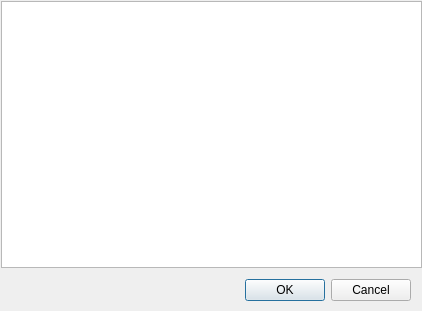
<?xml version="1.0" encoding="UTF-8"?>
<ui version="4.0">
 <class>QJoystickEnumerator</class>
 <widget class="QDialog" name="QJoystickEnumerator">
  <property name="geometry">
   <rect>
    <x>0</x>
    <y>0</y>
    <width>422</width>
    <height>311</height>
   </rect>
  </property>
  <property name="minimumSize">
   <size>
    <width>422</width>
    <height>311</height>
   </size>
  </property>
  <property name="maximumSize">
   <size>
    <width>422</width>
    <height>311</height>
   </size>
  </property>
  <property name="windowTitle">
   <string>Select a Joystick</string>
  </property>
  <property name="windowOpacity">
   <double>0.950000000000000</double>
  </property>
  <widget class="QDialogButtonBox" name="buttonBox">
   <property name="geometry">
    <rect>
     <x>210</x>
     <y>270</y>
     <width>201</width>
     <height>41</height>
    </rect>
   </property>
   <property name="orientation">
    <enum>Qt::Horizontal</enum>
   </property>
   <property name="standardButtons">
    <set>QDialogButtonBox::Cancel|QDialogButtonBox::Ok</set>
   </property>
  </widget>
  <widget class="QListWidget" name="joystickList">
   <property name="geometry">
    <rect>
     <x>1</x>
     <y>1</y>
     <width>421</width>
     <height>267</height>
    </rect>
   </property>
  </widget>
 </widget>
 <resources/>
 <connections>
  <connection>
   <sender>buttonBox</sender>
   <signal>accepted()</signal>
   <receiver>QJoystickEnumerator</receiver>
   <slot>accept()</slot>
   <hints>
    <hint type="sourcelabel">
     <x>248</x>
     <y>254</y>
    </hint>
    <hint type="destinationlabel">
     <x>157</x>
     <y>274</y>
    </hint>
   </hints>
  </connection>
  <connection>
   <sender>buttonBox</sender>
   <signal>rejected()</signal>
   <receiver>QJoystickEnumerator</receiver>
   <slot>reject()</slot>
   <hints>
    <hint type="sourcelabel">
     <x>316</x>
     <y>260</y>
    </hint>
    <hint type="destinationlabel">
     <x>286</x>
     <y>274</y>
    </hint>
   </hints>
  </connection>
 </connections>
</ui>
